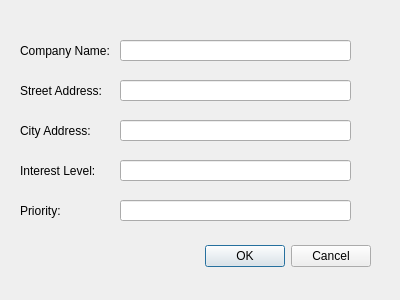
<?xml version="1.0" encoding="UTF-8"?>
<ui version="4.0">
 <class>AddCompany</class>
 <widget class="QDialog" name="AddCompany">
  <property name="geometry">
   <rect>
    <x>0</x>
    <y>0</y>
    <width>400</width>
    <height>300</height>
   </rect>
  </property>
  <property name="windowTitle">
   <string>Dialog</string>
  </property>
  <widget class="QDialogButtonBox" name="buttonBox">
   <property name="geometry">
    <rect>
     <x>30</x>
     <y>240</y>
     <width>341</width>
     <height>32</height>
    </rect>
   </property>
   <property name="orientation">
    <enum>Qt::Horizontal</enum>
   </property>
   <property name="standardButtons">
    <set>QDialogButtonBox::Cancel|QDialogButtonBox::Ok</set>
   </property>
  </widget>
  <widget class="QLabel" name="label">
   <property name="geometry">
    <rect>
     <x>20</x>
     <y>40</y>
     <width>121</width>
     <height>21</height>
    </rect>
   </property>
   <property name="text">
    <string>Company Name:</string>
   </property>
  </widget>
  <widget class="QLabel" name="label_2">
   <property name="geometry">
    <rect>
     <x>20</x>
     <y>80</y>
     <width>121</width>
     <height>21</height>
    </rect>
   </property>
   <property name="text">
    <string>Street Address:</string>
   </property>
  </widget>
  <widget class="QLabel" name="label_3">
   <property name="geometry">
    <rect>
     <x>20</x>
     <y>120</y>
     <width>121</width>
     <height>21</height>
    </rect>
   </property>
   <property name="text">
    <string>City Address:</string>
   </property>
  </widget>
  <widget class="QLabel" name="label_4">
   <property name="geometry">
    <rect>
     <x>20</x>
     <y>160</y>
     <width>121</width>
     <height>21</height>
    </rect>
   </property>
   <property name="text">
    <string>Interest Level:</string>
   </property>
  </widget>
  <widget class="QLabel" name="label_5">
   <property name="geometry">
    <rect>
     <x>20</x>
     <y>200</y>
     <width>121</width>
     <height>21</height>
    </rect>
   </property>
   <property name="text">
    <string>Priority:</string>
   </property>
  </widget>
  <widget class="QLineEdit" name="lineEdit">
   <property name="geometry">
    <rect>
     <x>120</x>
     <y>40</y>
     <width>231</width>
     <height>21</height>
    </rect>
   </property>
  </widget>
  <widget class="QLineEdit" name="lineEdit_2">
   <property name="geometry">
    <rect>
     <x>120</x>
     <y>80</y>
     <width>231</width>
     <height>21</height>
    </rect>
   </property>
  </widget>
  <widget class="QLineEdit" name="lineEdit_3">
   <property name="geometry">
    <rect>
     <x>120</x>
     <y>120</y>
     <width>231</width>
     <height>21</height>
    </rect>
   </property>
  </widget>
  <widget class="QLineEdit" name="lineEdit_4">
   <property name="geometry">
    <rect>
     <x>120</x>
     <y>160</y>
     <width>231</width>
     <height>21</height>
    </rect>
   </property>
  </widget>
  <widget class="QLineEdit" name="lineEdit_5">
   <property name="geometry">
    <rect>
     <x>120</x>
     <y>200</y>
     <width>231</width>
     <height>21</height>
    </rect>
   </property>
  </widget>
 </widget>
 <resources/>
 <connections>
  <connection>
   <sender>buttonBox</sender>
   <signal>accepted()</signal>
   <receiver>AddCompany</receiver>
   <slot>accept()</slot>
   <hints>
    <hint type="sourcelabel">
     <x>248</x>
     <y>254</y>
    </hint>
    <hint type="destinationlabel">
     <x>157</x>
     <y>274</y>
    </hint>
   </hints>
  </connection>
  <connection>
   <sender>buttonBox</sender>
   <signal>rejected()</signal>
   <receiver>AddCompany</receiver>
   <slot>reject()</slot>
   <hints>
    <hint type="sourcelabel">
     <x>316</x>
     <y>260</y>
    </hint>
    <hint type="destinationlabel">
     <x>286</x>
     <y>274</y>
    </hint>
   </hints>
  </connection>
 </connections>
</ui>
